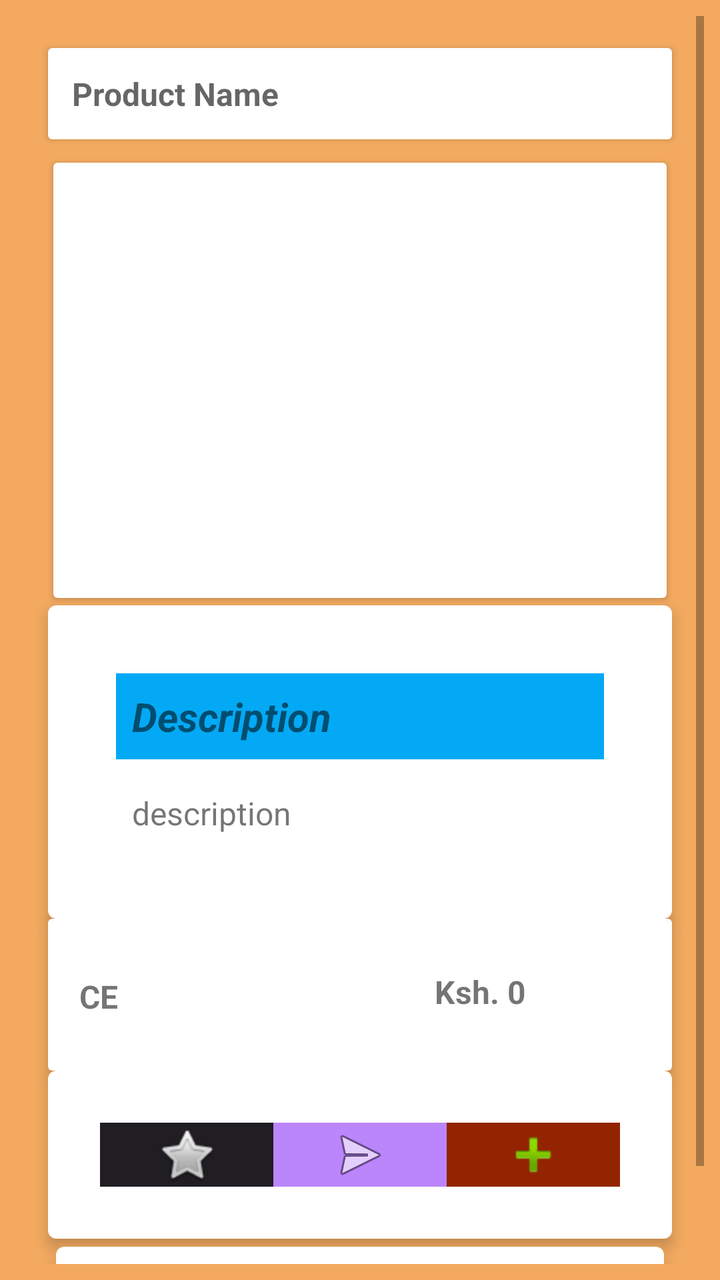
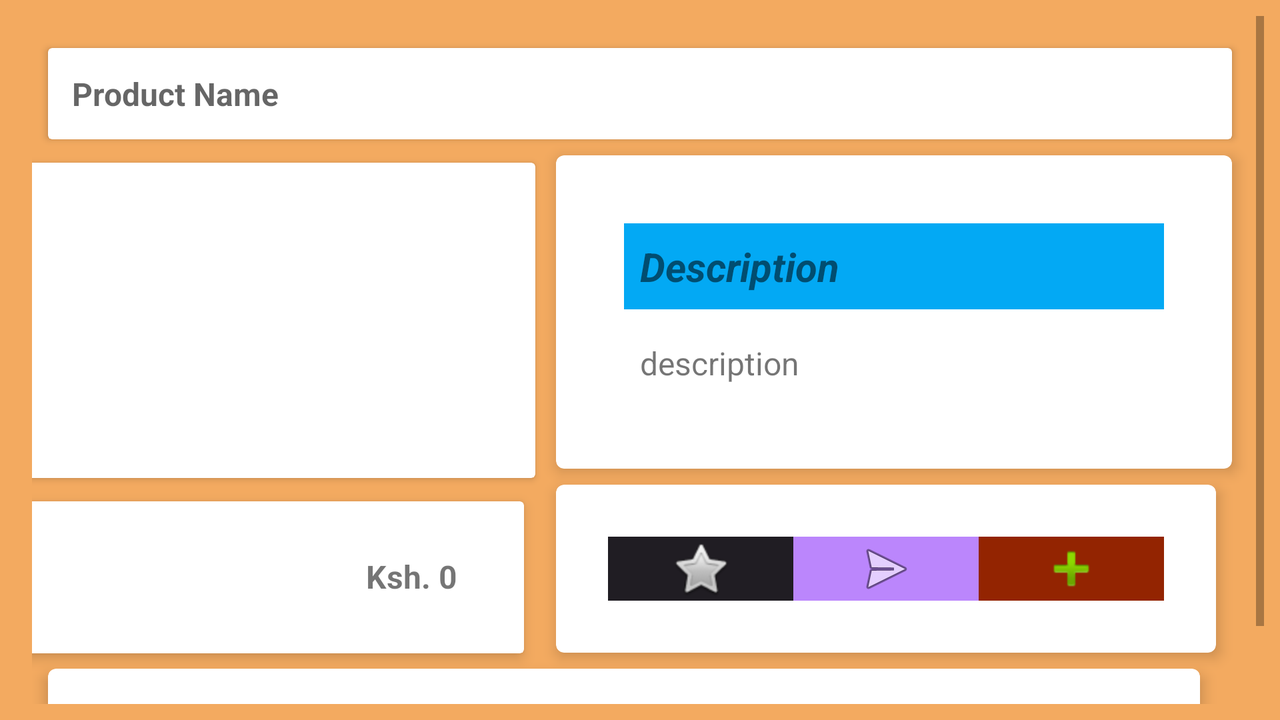

One screen, two layout resources from the same app: the default and the repository's alternative for another configuration. Each is rendered where Android would select it; the XML of both is given below.
<!-- AndroidManifest.xml: application theme Theme.DigitalShoppingCart -->
<!-- res/layout/deatailed_product_layout.xml -->
<?xml version="1.0" encoding="utf-8"?>
<androidx.constraintlayout.widget.ConstraintLayout xmlns:android="http://schemas.android.com/apk/res/android"
    xmlns:app="http://schemas.android.com/apk/res-auto"
    xmlns:tools="http://schemas.android.com/tools"
    android:layout_width="match_parent"
    android:layout_height="match_parent"
    android:background="@color/background_color"
    android:backgroundTint="@color/background_color"
    app:layout_constraintBottom_toBottomOf="parent"
    app:layout_constraintEnd_toEndOf="parent"
    app:layout_constraintStart_toStartOf="parent"
    app:layout_constraintTop_toTopOf="parent">

    <ScrollView
        android:layout_width="match_parent"
        android:layout_height="match_parent"
        android:layout_marginStart="8dp"
        android:layout_marginTop="8dp"
        android:layout_marginEnd="8dp"
        android:layout_marginBottom="8dp"
        app:layout_constraintBottom_toBottomOf="parent"
        app:layout_constraintEnd_toEndOf="parent"
        app:layout_constraintStart_toStartOf="parent"
        app:layout_constraintTop_toTopOf="parent">

        <androidx.constraintlayout.widget.ConstraintLayout
            android:layout_width="match_parent"
            android:layout_height="wrap_content"
            android:background="@color/background_color"
            android:backgroundTint="@color/background_color"
            android:padding="8dp"
            app:layout_constraintBottom_toBottomOf="parent"
            app:layout_constraintEnd_toEndOf="parent"
            app:layout_constraintStart_toStartOf="parent"
            app:layout_constraintTop_toTopOf="parent">

            <androidx.cardview.widget.CardView
                android:id="@+id/cardView9"
                android:layout_width="match_parent"
                android:layout_height="wrap_content"
                android:layout_marginStart="8dp"
                android:layout_marginTop="8dp"
                android:layout_marginEnd="8dp"
                app:contentPadding="4dp"
                app:layout_constraintEnd_toEndOf="parent"
                app:layout_constraintStart_toStartOf="parent"
                app:layout_constraintTop_toTopOf="parent">

                <androidx.constraintlayout.widget.ConstraintLayout
                    android:layout_width="match_parent"
                    android:layout_height="match_parent">

                    <TextView
                        android:id="@+id/product_name_txt"
                        android:layout_width="0dp"
                        android:layout_height="wrap_content"
                        android:layout_marginStart="8dp"
                        android:layout_marginTop="8dp"
                        android:layout_marginEnd="8dp"
                        android:layout_marginBottom="8dp"
                        android:background="#FFFFFF"
                        android:hint="Product Name"
                        android:textAllCaps="true"
                        android:textColor="@color/heading_text_color"
                        android:textSize="16sp"
                        android:textStyle="bold"
                        app:layout_constraintBottom_toBottomOf="parent"
                        app:layout_constraintEnd_toEndOf="parent"
                        app:layout_constraintStart_toStartOf="parent"
                        app:layout_constraintTop_toTopOf="parent" />
                </androidx.constraintlayout.widget.ConstraintLayout>
            </androidx.cardview.widget.CardView>

            <androidx.cardview.widget.CardView
                android:id="@+id/cardView3"
                android:layout_width="0dp"
                android:layout_height="225dp"
                android:layout_marginTop="8dp"
                app:cardUseCompatPadding="true"
                app:contentPaddingBottom="8dp"
                app:contentPaddingLeft="2sp"
                app:contentPaddingRight="2dp"
                app:layout_constraintEnd_toEndOf="@+id/cardView9"
                app:layout_constraintStart_toStartOf="@+id/cardView9"
                app:layout_constraintTop_toBottomOf="@+id/cardView9">

                <LinearLayout
                    android:layout_width="match_parent"
                    android:layout_height="match_parent"
                    android:orientation="horizontal">

                    <ImageView
                        android:id="@+id/product_image_view"
                        android:layout_width="match_parent"
                        android:layout_height="wrap_content"
                        android:layout_marginTop="12dp"
                        android:scaleType="fitCenter"
                        tools:srcCompat="@tools:sample/backgrounds/scenic" />
                </LinearLayout>
            </androidx.cardview.widget.CardView>

            <androidx.cardview.widget.CardView
                android:id="@+id/cardView5"
                android:layout_width="0dp"
                android:layout_height="wrap_content"
                app:cardCornerRadius="4dp"
                app:cardElevation="4dp"
                app:cardUseCompatPadding="false"
                app:contentPadding="18dp"
                app:layout_constraintEnd_toEndOf="@+id/cardView3"
                app:layout_constraintHorizontal_bias="1.0"
                app:layout_constraintStart_toStartOf="@+id/cardView3"
                app:layout_constraintTop_toBottomOf="@+id/cardView3">

                <androidx.constraintlayout.widget.ConstraintLayout
                    android:layout_width="match_parent"
                    android:layout_height="match_parent"
                    android:padding="8dp">

                    <LinearLayout
                        android:id="@+id/linearLayout"
                        android:layout_width="0dp"
                        android:layout_height="wrap_content"
                        android:layout_margin="8dp"
                        android:background="#FFFFFF"
                        android:orientation="vertical"
                        app:layout_constraintBottom_toBottomOf="parent"
                        app:layout_constraintEnd_toEndOf="parent"
                        app:layout_constraintStart_toStartOf="parent"
                        app:layout_constraintTop_toTopOf="parent">

                        <TextView
                            android:id="@+id/desc"
                            android:layout_width="match_parent"
                            android:layout_height="wrap_content"
                            android:background="#4CAF50"
                            android:backgroundTint="#03A9F4"
                            android:padding="8dp"
                            android:text="Description"
                            android:textSize="20sp"
                            android:textStyle="bold|italic" />

                        <TextView
                            android:id="@+id/product_desc_view"
                            android:layout_width="match_parent"
                            android:layout_height="wrap_content"
                            android:layout_marginTop="8dp"
                            android:padding="8dp"
                            android:text="description"
                            android:textSize="16sp" />
                    </LinearLayout>
                </androidx.constraintlayout.widget.ConstraintLayout>
            </androidx.cardview.widget.CardView>

            <androidx.cardview.widget.CardView
                android:id="@+id/cardView6"
                android:layout_width="0dp"
                android:layout_height="wrap_content"
                app:cardCornerRadius="4dp"
                app:cardElevation="4dp"
                app:cardUseCompatPadding="false"
                app:contentPadding="18dp"
                app:layout_constraintEnd_toEndOf="@+id/cardView8"
                app:layout_constraintHorizontal_bias="0.0"
                app:layout_constraintStart_toStartOf="@+id/cardView8"
                app:layout_constraintTop_toBottomOf="@+id/cardView8">

                <androidx.constraintlayout.widget.ConstraintLayout
                    android:layout_width="match_parent"
                    android:layout_height="match_parent"
                    android:padding="8dp">

                    <LinearLayout
                        android:id="@+id/linearLayout2"
                        android:layout_width="match_parent"
                        android:layout_height="wrap_content"
                        android:background="#FFFFFF"
                        android:orientation="horizontal"
                        app:layout_constraintBottom_toBottomOf="parent"
                        app:layout_constraintEnd_toEndOf="parent"
                        app:layout_constraintStart_toStartOf="parent"
                        app:layout_constraintTop_toTopOf="parent">

                        <ImageView
                            android:id="@+id/btn_star"
                            android:layout_width="wrap_content"
                            android:layout_height="wrap_content"
                            android:layout_weight="1"
                            android:background="@color/progress_tint"
                            app:srcCompat="@android:drawable/btn_star_big_off" />

                        <ImageView
                            android:id="@+id/comment_btn"
                            android:layout_width="wrap_content"
                            android:layout_height="wrap_content"
                            android:layout_weight="1"
                            android:background="@color/purple_200"
                            app:srcCompat="@android:drawable/ic_menu_send" />

                        <ImageView
                            android:id="@+id/add_to_btn"
                            android:layout_width="wrap_content"
                            android:layout_height="wrap_content"
                            android:layout_weight="1"
                            android:background="@color/button_color"
                            app:srcCompat="@android:drawable/ic_input_add" />
                    </LinearLayout>
                </androidx.constraintlayout.widget.ConstraintLayout>
            </androidx.cardview.widget.CardView>

            <androidx.cardview.widget.CardView
                android:id="@+id/cardView7"
                android:layout_width="0dp"
                android:layout_height="wrap_content"
                android:layout_margin="4dp"
                app:cardCornerRadius="4dp"
                app:cardElevation="4dp"
                app:cardUseCompatPadding="false"
                app:layout_constraintEnd_toEndOf="@+id/cardView6"
                app:layout_constraintStart_toStartOf="@+id/cardView6"
                app:layout_constraintTop_toBottomOf="@+id/cardView6">

                <androidx.constraintlayout.widget.ConstraintLayout
                    android:layout_width="match_parent"
                    android:layout_height="wrap_content"
                    android:padding="8dp">

                    <TextView
                        android:id="@+id/textView3"
                        android:layout_width="0dp"
                        android:layout_height="wrap_content"
                        android:padding="8dp"
                        android:text="Comments and Reviews"
                        android:textAlignment="textStart"
                        android:textColor="#06477A"
                        android:textSize="16sp"
                        android:textStyle="italic"
                        app:layout_constraintBottom_toBottomOf="parent"
                        app:layout_constraintEnd_toEndOf="parent"
                        app:layout_constraintStart_toStartOf="parent"
                        app:layout_constraintTop_toTopOf="parent" />
                </androidx.constraintlayout.widget.ConstraintLayout>
            </androidx.cardview.widget.CardView>

            <androidx.cardview.widget.CardView
                android:id="@+id/cardView8"
                android:layout_width="0dp"
                android:layout_height="wrap_content"
                app:cardElevation="4dp"
                app:cardUseCompatPadding="false"
                app:layout_constraintEnd_toEndOf="@+id/cardView5"
                app:layout_constraintHorizontal_bias="0.496"
                app:layout_constraintStart_toStartOf="@+id/cardView5"
                app:layout_constraintTop_toBottomOf="@+id/cardView5">

                <androidx.constraintlayout.widget.ConstraintLayout
                    android:layout_width="match_parent"
                    android:layout_height="wrap_content"
                    android:layout_margin="8dp"
                    android:padding="8dp">

                    <TextView
                        android:id="@+id/textView11"
                        android:layout_width="123dp"
                        android:layout_height="40dp"
                        android:layout_margin="4dp"
                        android:padding="8dp"
                        android:paddingTop="8dp"
                        android:text="@string/pprice"
                        android:textAlignment="textStart"
                        android:textAllCaps="true"
                        android:textSize="16sp"
                        android:textStyle="bold"
                        app:layout_constraintEnd_toStartOf="@+id/product_price_pricy_view"
                        app:layout_constraintStart_toStartOf="parent"
                        app:layout_constraintTop_toTopOf="parent" />

                    <TextView
                        android:id="@+id/product_price_pricy_view"
                        android:layout_width="138dp"
                        android:layout_height="41dp"
                        android:layout_marginEnd="87dp"
                        android:padding="8dp"
                        android:paddingTop="8dp"
                        android:text="Ksh. 0"
                        android:textAlignment="textEnd"
                        android:textSize="16sp"
                        android:textStyle="bold"
                        app:layout_constraintBottom_toBottomOf="parent"
                        app:layout_constraintEnd_toEndOf="parent"
                        app:layout_constraintStart_toEndOf="@+id/textView11"
                        app:layout_constraintTop_toTopOf="parent" />
                </androidx.constraintlayout.widget.ConstraintLayout>
            </androidx.cardview.widget.CardView>

        </androidx.constraintlayout.widget.ConstraintLayout>
    </ScrollView>

</androidx.constraintlayout.widget.ConstraintLayout>
<!-- resources referenced by this layout -->
<resources>
  <color name="background_color">#F3AA60</color>
  <color name="button_color">#932401</color>
  <color name="heading_text_color">#040000</color>
  <color name="progress_tint">#201D23</color>
  <color name="purple_200">#FFBB86FC</color>
  <string name="pprice">price</string>
  <style name="Theme.DigitalShoppingCart" parent="Theme.AppCompat.Light">
          
          <item name="colorPrimary">@color/progress_background_tint</item>
          <item name="colorPrimaryDark">@color/heading_text_color</item>
          <item name="colorOnPrimary">@color/white</item>
          
          <item name="colorSecondary">@color/teal_200</item>
          <item name="colorSecondaryVariant">@color/teal_700</item>
          <item name="colorOnSecondary">@color/black</item>
          
          <item name="android:statusBarColor" tools:targetApi="l">?attr/colorPrimaryVariant</item>
          
      </style>
  <color name="progress_background_tint">#350D1B</color>
  <color name="white">#FFFFFFFF</color>
  <color name="teal_200">#FF03DAC5</color>
  <color name="teal_700">#FF018786</color>
  <color name="black">#FF000000</color>
</resources>
<!-- res/layout-land/deatailed_product_layout.xml (the repository's variant of the layout above) -->
<!-- drawn on the phone turned sideways -->
<?xml version="1.0" encoding="utf-8"?>
<androidx.constraintlayout.widget.ConstraintLayout xmlns:android="http://schemas.android.com/apk/res/android"
    xmlns:app="http://schemas.android.com/apk/res-auto"
    xmlns:tools="http://schemas.android.com/tools"
    android:layout_width="match_parent"
    android:layout_height="match_parent"
    android:background="@color/background_color"
    android:backgroundTint="@color/background_color"
    app:layout_constraintBottom_toBottomOf="parent"
    app:layout_constraintEnd_toEndOf="parent"
    app:layout_constraintStart_toStartOf="parent"
    app:layout_constraintTop_toTopOf="parent">

    <ScrollView
        android:layout_width="match_parent"
        android:layout_height="match_parent"
        android:layout_marginStart="8dp"
        android:layout_marginTop="8dp"
        android:layout_marginEnd="8dp"
        android:layout_marginBottom="8dp"
        app:layout_constraintBottom_toBottomOf="parent"
        app:layout_constraintEnd_toEndOf="parent"
        app:layout_constraintHorizontal_bias="1.0"
        app:layout_constraintStart_toStartOf="parent"
        app:layout_constraintTop_toTopOf="parent"
        app:layout_constraintVertical_bias="0.0">

        <androidx.constraintlayout.widget.ConstraintLayout
            android:layout_width="match_parent"
            android:layout_height="wrap_content"
            android:background="@color/background_color"
            android:backgroundTint="@color/background_color"
            android:padding="8dp"
            app:layout_constraintBottom_toBottomOf="parent"
            app:layout_constraintEnd_toEndOf="parent"
            app:layout_constraintStart_toStartOf="parent"
            app:layout_constraintTop_toTopOf="parent">

            <androidx.cardview.widget.CardView
                android:id="@+id/cardView9"
                android:layout_width="match_parent"
                android:layout_height="wrap_content"
                android:layout_marginStart="8dp"
                android:layout_marginTop="8dp"
                android:layout_marginEnd="8dp"
                app:contentPadding="4dp"
                app:layout_constraintEnd_toEndOf="parent"
                app:layout_constraintStart_toStartOf="parent"
                app:layout_constraintTop_toTopOf="parent">

                <androidx.constraintlayout.widget.ConstraintLayout
                    android:layout_width="match_parent"
                    android:layout_height="match_parent">

                    <TextView
                        android:id="@+id/product_name_txt"
                        android:layout_width="0dp"
                        android:layout_height="wrap_content"
                        android:layout_marginStart="8dp"
                        android:layout_marginTop="8dp"
                        android:layout_marginEnd="8dp"
                        android:layout_marginBottom="8dp"
                        android:background="#FFFFFF"
                        android:hint="Product Name"
                        android:textAllCaps="true"
                        android:textColor="@color/heading_text_color"
                        android:textSize="16sp"
                        android:textStyle="bold"
                        app:layout_constraintBottom_toBottomOf="parent"
                        app:layout_constraintEnd_toEndOf="parent"
                        app:layout_constraintStart_toStartOf="parent"
                        app:layout_constraintTop_toTopOf="parent" />
                </androidx.constraintlayout.widget.ConstraintLayout>
            </androidx.cardview.widget.CardView>

            <androidx.cardview.widget.CardView
                android:id="@+id/cardView3"
                android:layout_width="345dp"
                android:layout_height="165dp"
                android:layout_marginTop="8dp"
                android:layout_marginEnd="354dp"
                app:cardUseCompatPadding="true"
                app:contentPaddingBottom="8dp"
                app:contentPaddingLeft="2sp"
                app:contentPaddingRight="2dp"
                app:layout_constraintEnd_toEndOf="parent"
                app:layout_constraintHorizontal_bias="1.0"
                app:layout_constraintStart_toStartOf="@+id/cardView9"
                app:layout_constraintTop_toBottomOf="@+id/cardView9">

                <LinearLayout
                    android:layout_width="match_parent"
                    android:layout_height="match_parent"
                    android:orientation="horizontal">

                    <ImageView
                        android:id="@+id/product_image_view"
                        android:layout_width="match_parent"
                        android:layout_height="wrap_content"
                        android:layout_marginTop="12dp"
                        android:scaleType="fitCenter"
                        tools:srcCompat="@tools:sample/backgrounds/scenic" />
                </LinearLayout>
            </androidx.cardview.widget.CardView>

            <androidx.cardview.widget.CardView
                android:id="@+id/cardView5"
                android:layout_width="0dp"
                android:layout_height="wrap_content"
                android:layout_margin="8dp"
                app:cardCornerRadius="4dp"
                app:cardElevation="4dp"
                app:cardUseCompatPadding="false"
                app:contentPadding="18dp"
                app:layout_constraintEnd_toEndOf="parent"
                app:layout_constraintStart_toEndOf="@+id/cardView3"
                app:layout_constraintTop_toBottomOf="@+id/cardView9">

                <androidx.constraintlayout.widget.ConstraintLayout
                    android:layout_width="match_parent"
                    android:layout_height="match_parent"
                    android:padding="8dp">

                    <LinearLayout
                        android:id="@+id/linearLayout"
                        android:layout_width="0dp"
                        android:layout_height="wrap_content"
                        android:layout_margin="8dp"
                        android:background="#FFFFFF"
                        android:orientation="vertical"
                        app:layout_constraintBottom_toBottomOf="parent"
                        app:layout_constraintEnd_toEndOf="parent"
                        app:layout_constraintStart_toStartOf="parent"
                        app:layout_constraintTop_toTopOf="parent">

                        <TextView
                            android:id="@+id/desc"
                            android:layout_width="match_parent"
                            android:layout_height="wrap_content"
                            android:background="#4CAF50"
                            android:backgroundTint="#03A9F4"
                            android:padding="8dp"
                            android:text="Description"
                            android:textSize="20sp"
                            android:textStyle="bold|italic" />

                        <TextView
                            android:id="@+id/product_desc_view"
                            android:layout_width="match_parent"
                            android:layout_height="wrap_content"
                            android:layout_marginTop="8dp"
                            android:padding="8dp"
                            android:text="description"
                            android:textSize="16sp" />
                    </LinearLayout>
                </androidx.constraintlayout.widget.ConstraintLayout>
            </androidx.cardview.widget.CardView>

            <androidx.cardview.widget.CardView
                android:id="@+id/cardView6"
                android:layout_width="0dp"
                android:layout_height="wrap_content"
                android:layout_margin="8dp"
                app:cardCornerRadius="4dp"
                app:cardElevation="4dp"
                app:cardUseCompatPadding="false"
                app:contentPadding="18dp"
                app:layout_constraintEnd_toEndOf="@+id/cardView5"
                app:layout_constraintHorizontal_bias="0.0"
                app:layout_constraintStart_toEndOf="@+id/cardView3"
                app:layout_constraintTop_toBottomOf="@+id/cardView5">

                <androidx.constraintlayout.widget.ConstraintLayout
                    android:layout_width="match_parent"
                    android:layout_height="match_parent"
                    android:padding="8dp">

                    <LinearLayout
                        android:id="@+id/linearLayout2"
                        android:layout_width="match_parent"
                        android:layout_height="wrap_content"
                        android:background="#FFFFFF"
                        android:orientation="horizontal"
                        app:layout_constraintBottom_toBottomOf="parent"
                        app:layout_constraintEnd_toEndOf="parent"
                        app:layout_constraintStart_toStartOf="parent"
                        app:layout_constraintTop_toTopOf="parent">

                        <ImageView
                            android:id="@+id/btn_star"
                            android:layout_width="wrap_content"
                            android:layout_height="wrap_content"
                            android:layout_weight="1"
                            android:background="@color/progress_tint"
                            app:srcCompat="@android:drawable/btn_star_big_off" />

                        <ImageView
                            android:id="@+id/comment_btn"
                            android:layout_width="wrap_content"
                            android:layout_height="wrap_content"
                            android:layout_weight="1"
                            android:background="@color/purple_200"
                            app:srcCompat="@android:drawable/ic_menu_send" />

                        <ImageView
                            android:id="@+id/add_to_btn"
                            android:layout_width="wrap_content"
                            android:layout_height="wrap_content"
                            android:layout_weight="1"
                            android:background="@color/button_color"
                            app:srcCompat="@android:drawable/ic_input_add" />
                    </LinearLayout>
                </androidx.constraintlayout.widget.ConstraintLayout>
            </androidx.cardview.widget.CardView>

            <androidx.cardview.widget.CardView
                android:id="@+id/cardView7"
                android:layout_width="0dp"
                android:layout_height="wrap_content"
                android:layout_margin="8dp"
                app:cardCornerRadius="4dp"
                app:cardElevation="4dp"
                app:cardUseCompatPadding="false"
                app:layout_constraintEnd_toEndOf="@+id/cardView6"
                app:layout_constraintStart_toStartOf="parent"
                app:layout_constraintTop_toBottomOf="@+id/cardView6">

                <androidx.constraintlayout.widget.ConstraintLayout
                    android:layout_width="match_parent"
                    android:layout_height="wrap_content"
                    android:padding="8dp">

                    <TextView
                        android:id="@+id/textView3"
                        android:layout_width="0dp"
                        android:layout_height="wrap_content"
                        android:padding="8dp"
                        android:text="Comments and Reviews"
                        android:textAlignment="textStart"
                        android:textColor="#06477A"
                        android:textSize="16sp"
                        android:textStyle="italic"
                        app:layout_constraintBottom_toBottomOf="parent"
                        app:layout_constraintEnd_toEndOf="parent"
                        app:layout_constraintStart_toStartOf="parent"
                        app:layout_constraintTop_toTopOf="parent" />
                </androidx.constraintlayout.widget.ConstraintLayout>
            </androidx.cardview.widget.CardView>

            <androidx.cardview.widget.CardView
                android:id="@+id/cardView8"
                android:layout_width="0dp"
                android:layout_height="wrap_content"
                android:layout_margin="8dp"
                app:cardElevation="4dp"
                app:cardUseCompatPadding="false"
                app:layout_constraintEnd_toEndOf="@+id/cardView3"
                app:layout_constraintHorizontal_bias="0.496"
                app:layout_constraintStart_toStartOf="@+id/cardView3"
                app:layout_constraintTop_toBottomOf="@+id/cardView3">

                <androidx.constraintlayout.widget.ConstraintLayout
                    android:layout_width="match_parent"
                    android:layout_height="wrap_content"
                    android:layout_margin="8dp"
                    android:padding="8dp">

                    <TextView
                        android:id="@+id/textView11"
                        android:layout_width="123dp"
                        android:layout_height="40dp"
                        android:layout_margin="4dp"
                        android:padding="8dp"
                        android:text="@string/pprice"
                        android:textAlignment="textStart"
                        android:textAllCaps="true"
                        android:textSize="16sp"
                        android:textStyle="bold"
                        app:layout_constraintEnd_toStartOf="@+id/product_price_pricy_view"
                        app:layout_constraintStart_toStartOf="parent"
                        app:layout_constraintTop_toTopOf="parent" />

                    <TextView
                        android:id="@+id/product_price_pricy_view"
                        android:layout_width="138dp"
                        android:layout_height="41dp"
                        android:padding="8dp"
                        android:text="Ksh. 0"
                        android:textAlignment="textEnd"
                        android:textSize="16sp"
                        android:textStyle="bold"
                        app:layout_constraintBottom_toBottomOf="parent"
                        app:layout_constraintEnd_toEndOf="parent"
                        app:layout_constraintStart_toEndOf="@+id/textView11"
                        app:layout_constraintTop_toTopOf="parent"
                        app:layout_constraintVertical_bias="0.842" />
                </androidx.constraintlayout.widget.ConstraintLayout>
            </androidx.cardview.widget.CardView>

        </androidx.constraintlayout.widget.ConstraintLayout>
    </ScrollView>

    <androidx.constraintlayout.widget.Guideline
        android:id="@+id/guideline"
        android:layout_width="40dp"
        android:layout_height="0dp"
        android:layout_marginStart="366dp"
        android:layout_marginEnd="365dp"
        android:orientation="vertical"
        app:layout_constraintBottom_toBottomOf="parent"
        app:layout_constraintEnd_toEndOf="parent"
        app:layout_constraintGuide_end="366dp"
        app:layout_constraintStart_toStartOf="parent"
        app:layout_constraintTop_toTopOf="parent" />

</androidx.constraintlayout.widget.ConstraintLayout>
